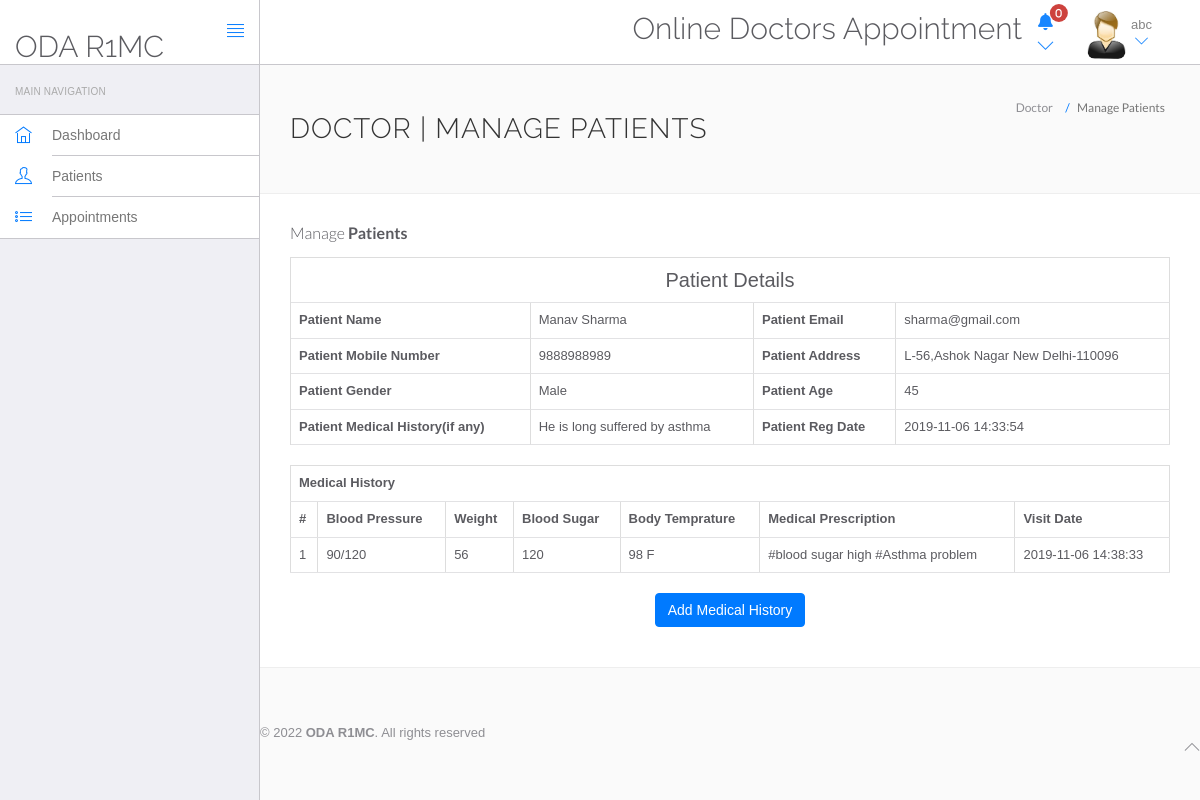
The app's page /users/doctor/view-patient.php?viewid=4 (signed in) with its own data.
### tables this page shows
CREATE TABLE `doctors` (
  `id` int(11) NOT NULL,
  `specilization` varchar(255) DEFAULT NULL,
  `doctorName` varchar(255) DEFAULT NULL,
  `address` longtext DEFAULT NULL,
  `docFees` varchar(255) DEFAULT NULL,
  `contactno` bigint(11) DEFAULT NULL,
  `docEmail` varchar(255) DEFAULT NULL,
  `password` varchar(255) DEFAULT NULL,
  `creationDate` timestamp NULL DEFAULT current_timestamp(),
  `updationDate` timestamp NULL DEFAULT NULL ON UPDATE current_timestamp()
);

CREATE TABLE `tblpatient` (
  `ID` int(10) NOT NULL,
  `Docid` int(10) DEFAULT NULL,
  `PatientName` varchar(200) DEFAULT NULL,
  `PatientContno` bigint(10) DEFAULT NULL,
  `PatientEmail` varchar(200) DEFAULT NULL,
  `PatientGender` varchar(50) DEFAULT NULL,
  `PatientAdd` mediumtext DEFAULT NULL,
  `PatientAge` int(10) DEFAULT NULL,
  `PatientMedhis` mediumtext DEFAULT NULL,
  `CreationDate` timestamp NULL DEFAULT current_timestamp(),
  `UpdationDate` timestamp NULL DEFAULT NULL ON UPDATE current_timestamp()
);

CREATE TABLE `tblmedicalhistory` (
  `ID` int(10) NOT NULL,
  `PatientID` int(10) DEFAULT NULL,
  `BloodPressure` varchar(200) DEFAULT NULL,
  `BloodSugar` varchar(200) NOT NULL,
  `Weight` varchar(100) DEFAULT NULL,
  `Temperature` varchar(200) DEFAULT NULL,
  `MedicalPres` mediumtext DEFAULT NULL,
  `CreationDate` timestamp NOT NULL DEFAULT current_timestamp() ON UPDATE current_timestamp()
);

### users/doctor/view-patient.php (the view, shortened to what this page needs)
<?php
include('include/config.php');
?>
<!DOCTYPE html>
<html lang="en">
	<head>
		<link rel="stylesheet" href="vendor/bootstrap/css/bootstrap.min.css">
		<link rel="stylesheet" href="vendor/fontawesome/css/font-awesome.min.css">
		<link rel="stylesheet" href="vendor/themify-icons/themify-icons.min.css">
		<link href="vendor/animate.css/animate.min.css" rel="stylesheet" media="screen">
		<link href="vendor/perfect-scrollbar/perfect-scrollbar.min.css" rel="stylesheet" media="screen">
		<link href="vendor/switchery/switchery.min.css" rel="stylesheet" media="screen">
		<link href="vendor/bootstrap-touchspin/jquery.bootstrap-touchspin.min.css" rel="stylesheet" media="screen">
		<link href="vendor/select2/select2.min.css" rel="stylesheet" media="screen">
		<link href="vendor/bootstrap-datepicker/bootstrap-datepicker3.standalone.min.css" rel="stylesheet" media="screen">
		<link href="vendor/bootstrap-timepicker/bootstrap-timepicker.min.css" rel="stylesheet" media="screen">
		<link rel="stylesheet" href="assets/css/styles.css">
		<link rel="stylesheet" href="assets/css/plugins.css">
		<link rel="stylesheet" href="assets/css/themes/theme-1.css" id="skin_color" />
	</head>
	<body>
		<div id="app">
<?php include('include/sidebar.php');?>
<div class="app-content">
<?php include('include/header.php');?>
<div class="main-content" >
<div class="wrap-content container" id="container">
<section id="page-title">
<div class="row">
<div class="col-sm-8">
<h1 class="mainTitle">Doctor | Manage Patients</h1>
</div>
<ol class="breadcrumb">
<li>
<span>Doctor</span>
</li>
<li class="active">
<span>Manage Patients</span>
</li>
</ol>
</div>
</section>
<div class="container-fluid container-fullw bg-white">
<div class="row">
<div class="col-md-12">
<h5 class="over-title margin-bottom-15">Manage <span class="text-bold">Patients</span></h5>
<?php
                               $vid=$_GET['viewid'];
                               $ret=mysqli_query($con,"select * from tblpatient where ID='$vid'");
$cnt=1;
while ($row=mysqli_fetch_array($ret)) {
                               ?>
<table border="1" class="table table-bordered">
 <tr align="center">
<td colspan="4" style="font-size:20px;color:blue">
 Patient Details</td></tr>
    <tr>
    <th scope>Patient Name</th>
    <td><?php  echo $row['PatientName'];?></td>
    <th scope>Patient Email</th>
    <td><?php  echo $row['PatientEmail'];?></td>
  </tr>
  <tr>
    <th scope>Patient Mobile Number</th>
    <td><?php  echo $row['PatientContno'];?></td>
    <th>Patient Address</th>
    <td><?php  echo $row['PatientAdd'];?></td>
  </tr>
    <tr>
    <th>Patient Gender</th>
    <td><?php  echo $row['PatientGender'];?></td>
    <th>Patient Age</th>
    <td><?php  echo $row['PatientAge'];?></td>
  </tr>
  <tr>
    <th>Patient Medical History(if any)</th>
    <td><?php  echo $row['PatientMedhis'];?></td>
     <th>Patient Reg Date</th>
    <td><?php  echo $row['CreationDate'];?></td>
  </tr>
<?php }?>
</table>
<?php
$ret=mysqli_query($con,"select * from tblmedicalhistory  where PatientID='$vid'");
 ?>
<table id="datatable" class="table table-bordered dt-responsive nowrap" style="border-collapse: collapse; border-spacing: 0; width: 100%;">
  <tr align="center">
   <th colspan="8" >Medical History</th>
  </tr>
  <tr>
    <th>#</th>
<th>Blood Pressure</th>
<th>Weight</th>
<th>Blood Sugar</th>
<th>Body Temprature</th>
<th>Medical Prescription</th>
<th>Visit Date</th>
</tr>
<?php
while ($row=mysqli_fetch_array($ret)) {
  ?>
<tr>
  <td><?php echo $cnt;?></td>
 <td><?php  echo $row['BloodPressure'];?></td>
 <td><?php  echo $row['Weight'];?></td>
 <td><?php  echo $row['BloodSugar'];?></td>
  <td><?php  echo $row['Temperature'];?></td>
  <td><?php  echo $row['MedicalPres'];?></td>
  <td><?php  echo $row['CreationDate'];?></td>
</tr>
<?php $cnt=$cnt+1;} ?>
</table>
<p align="center">
 <button class="btn btn-primary waves-effect waves-light w-lg" data-toggle="modal" data-target="#myModal">Add Medical History</button></p>
</div>
</div>
</div>
</div>
	<?php include('include/footer.php');?>
		</div>
	</body>
</html>

### users/doctor/include/sidebar.php
<div class="sidebar app-aside" id="sidebar">
				<div class="sidebar-container perfect-scrollbar">
<nav>
						<div class="navbar-title">
							<span>Main Navigation</span>
						</div>
						<ul class="main-navigation-menu">
							<li>
								<a href="dashboard.php">
									<div class="item-content">
										<div class="item-media">
											<i class="ti-home"></i>
										</div>
										<div class="item-inner">
											<span class="title"> Dashboard </span>
										</div>
									</div>
								</a>
							</li>
							<li>
								<a href="manage-patient.php">
									<div class="item-content">
										<div class="item-media">
											<i class="ti-user"></i>
										</div>
										<div class="item-inner">
											<span class="title"> Patients </span>
										</div>
									</div>
								</a>
								</li>
							<li>
								<a href="appointment-history.php">
									<div class="item-content">
										<div class="item-media">
											<i class="ti-list"></i>
										</div>
										<div class="item-inner">
											<span class="title"> Appointments</span>
										</div>
									</div>
								</a>
							</li>
						</ul>
					</nav>
					</div>
			</div>

### users/doctor/include/header.php (shortened to what this page needs)
<?php
	$sql_get=mysqli_query($con, "SELECT * FROM appointment WHERE userStatus='1' && doctorStatus='1' && doctorId='".$_SESSION['id']."' ");
	$count=mysqli_num_rows($sql_get);
?>
<!DOCTYPE html>
<html>
<head>
</head>
<link rel="stylesheet" href="https://cdnjs.cloudflare.com/ajax/libs/font-awesome/6.0.0/css/all.min.css" />
<body>
<header class="navbar navbar-default navbar-static-top">
					<div class="navbar-header">
						<a class="navbar-brand" href="#">
							<h2 style="padding-top:20% ">ODA R1MC</h2>
						</a>
						<a href="#" class="sidebar-toggler pull-right visible-md visible-lg" data-toggle-class="app-sidebar-closed" data-toggle-target="#app">
							<i class="ti-align-justify"></i>
						</a>
					</div>
					<div class="navbar-collapse collapse">
						<ul class="nav navbar-right">
								<li  style="padding-top:2% ">
								<h2>Online Doctors Appointment</h2>
							</li>
							<li class="dropdown notif">
									<a href class="dropdown-toggle" data-toggle="dropdown" id="navbarDropdown" role="button" aria-haspopup="true" aria-expanded="false">
										<i class="fa-solid fa-bell"><span class="badge badge-light"><?php echo $count; ?></span></i>
										<i class="ti-angle-down"></i></i></span>
								</li>
							<li class="dropdown current-user">
								<a href class="dropdown-toggle" data-toggle="dropdown">
									<img src="assets/images/images.jpg" > <span class="username">
									<?php $query=mysqli_query($con,"select doctorName from doctors where id='".$_SESSION['id']."'");
while($row=mysqli_fetch_array($query))
{
	echo $row['doctorName'];
}
									?> <i class="ti-angle-down"></i></i></span>
								</a>
							</li>
						</ul>
					</div>
				</header>
</body>
</html>

### users/doctor/include/footer.php
<footer>
				<div class="footer-inner">
					<div class="pull-left">
						&copy; <span class="current-year"></span><span class="text-bold text-uppercase"> ODA R1MC</span>. <span>All rights reserved</span>
					</div>
					<div class="pull-right">
						<span class="go-top"><i class="ti-angle-up"></i></span>
					</div>
				</div>
			</footer>

### users/doctor/assets/css/plugins.css (style rules this page uses)
.perfect-scrollbar { overflow-y: hidden !important; }

### users/doctor/assets/css/themes/theme-1.css (style rules this page uses)
body { background: #FAFAFA; }
header .navbar-header { background: #ffffff !important; border-right-color: #c8c7cc !important; border-bottom-color: #c8c7cc !important; }
header .navbar-header .sidebar-toggler, header .navbar-header .sidebar-mobile-toggler { color: #007aff !important; }
header .navbar-header .navbar-brand { color: #777 !important; }
header .navbar-collapse { background: #ffffff !important; border-bottom-color: #c8c7cc !important; box-shadow: none !important; }
header .navbar-collapse .navbar-right > li > a { color: #777; }
header .navbar-collapse .navbar-right > li > a i { color: #007aff !important; }
#sidebar { background: #EFEFF4 !important; }
#sidebar:before { border-right-width: "1px" !important; border-right-style: solid; border-right-color: #c8c7cc !important; }
#sidebar nav { border-right-width: "1px" !important; border-right-style: solid; border-right-color: #c8c7cc !important; }
#sidebar nav .navbar-title { color: #aaaaaa; }
#sidebar nav > ul { background: #ffffff !important; border-bottom-color: #c8c7cc !important; border-top-color: #c8c7cc !important; }
#sidebar nav > ul > li > a .item-media > i { color: #007aff !important; }
#sidebar nav > ul > li > a .item-inner { color: #777 !important; border-bottom-color: #c8c7cc; }

### records on screen
doctors: doctorName "abc"
tblpatient: PatientName "Manav Sharma", PatientEmail "sharma@gmail.com", PatientContno "9888988989", PatientAdd "L-56,Ashok Nagar New Delhi-110096", PatientGender "Male", PatientAge "45", PatientMedhis "He is long suffered by asthma", CreationDate "2019-11-06 14:33:54"
tblmedicalhistory: BloodPressure "90/120", Weight "56", BloodSugar "120", Temperature "98 F", MedicalPres "#blood sugar high #Asthma problem", CreationDate "2019-11-06 14:38:33"

### other values on screen
$count "0"
